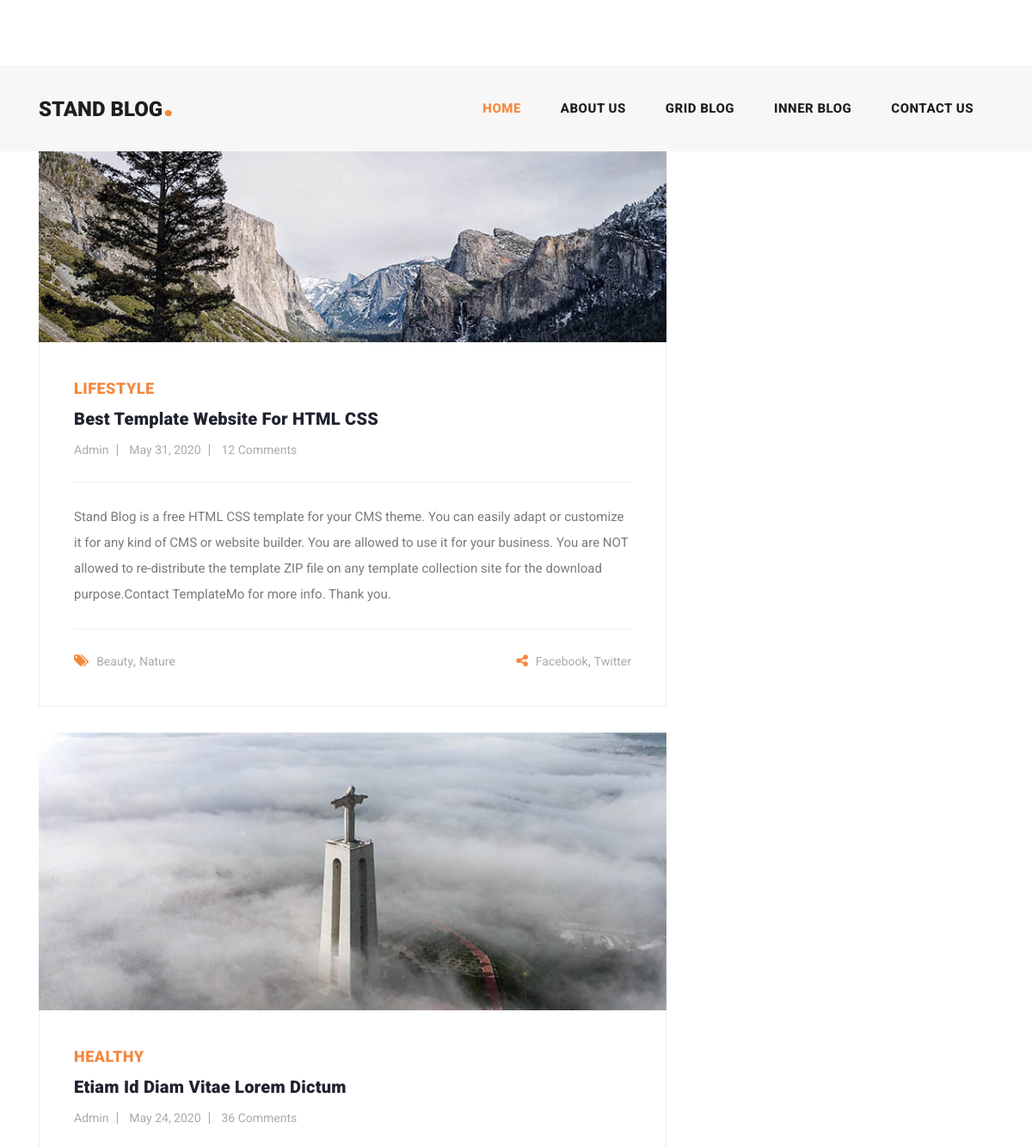
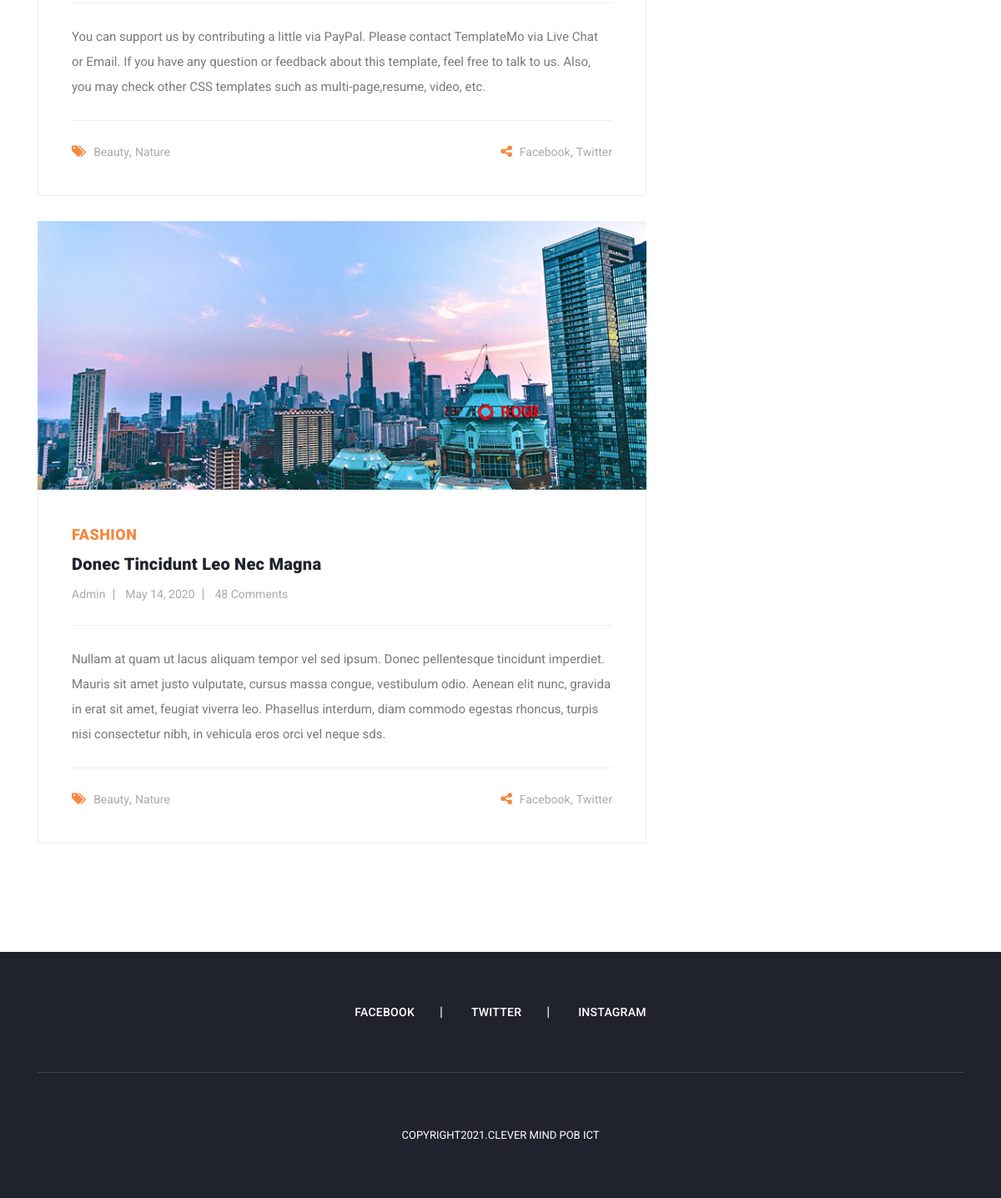
The app's page /home.php with its own data (2 pictures, top to bottom).
### tables this page shows
CREATE TABLE `header` (
  `id_header` int(11) NOT NULL,
  `img_tab` text NOT NULL,
  `title_tab` varchar(150) NOT NULL,
  `name_logo` varchar(150) NOT NULL
);

CREATE TABLE `blogs` (
  `id_blog` int(11) NOT NULL,
  `img_blogs` text NOT NULL,
  `title_blogs` varchar(200) NOT NULL,
  `sub_title_blogs` varchar(150) NOT NULL,
  `name_blogger_blogs` varchar(150) NOT NULL,
  `datepicker_blogs` varchar(150) NOT NULL,
  `num_comments_blog` varchar(20) NOT NULL,
  `discraption_blogs` varchar(500) NOT NULL
);

### home.php (the view, shortened to what this page needs)
<?php
include "./includes/header.php";
include "Dashboard/inc/connection.php";
?>
          <div class="collapse navbar-collapse" id="navbarResponsive">
            <ul class="navbar-nav ml-auto">
              <li class="nav-item active">
                <a class="nav-link" href="home.php">Home
                </a>
              </li>
              <li class="nav-item">
                <a class="nav-link" href="about.php">About Us</a>
              </li>
              <li class="nav-item">
                <a class="nav-link" href="grid_blog.php">Grid Blog</a>
              </li>
              <li class="nav-item">
                <a class="nav-link" href="inner_blog.php">Inner Blog</a>
              </li>
              <li class="nav-item">
                <a class="nav-link" href="contact.php">Contact Us</a>
              </li>
            </ul>
          </div>
        </div>
      </nav>
    </header>
    <section class="blog-posts">
      <div class="container">
        <div class="row">
          <div class="col-lg-8">
            <div class="all-blog-posts">
              <div class="row">
                <?php
                  $query="SELECT * FROM `blogs`";
                  $result=mysqli_query($conn , $query);
                  while($row=mysqli_fetch_assoc($result)):
                ?>
                <div class="col-lg-12">
                  <div class="blog-post">
                    <div class="blog-thumb">
                      <img src="Dashboard/upload/<?php echo $row['img_blogs']; ?>" alt="img-blog">
                    </div>
                    <div class="down-content">
                      <span><?php echo $row['title_blogs']; ?></span>
                      <a href="inner_blog.php"><h4><?php echo $row['sub_title_blogs']; ?></h4></a>
                      <ul class="post-info">
                        <li><a href="#"><?php echo $row['name_blogger_blogs']; ?></a></li>
                        <li><a href="#"><?php echo $row['datepicker_blogs']; ?></a></li>
                        <li><a href="#"><?php echo $row['num_comments_blog']; ?> Comments</a></li>
                      </ul>
                      <p><?php echo $row['discraption_blogs']; ?></p>
                      <div class="post-options">
                        <div class="row">
                          <div class="col-6">
                            <ul class="post-tags">
                              <li><i class="fa fa-tags"></i></li>
                              <li><a href="#">Beauty</a>,</li>
                              <li><a href="#">Nature</a></li>
                            </ul>
                          </div>
                          <div class="col-6">
                            <ul class="post-share">
                              <li><i class="fa fa-share-alt"></i></li>
                              <li><a href="#">Facebook</a>,</li>
                              <li><a href="#"> Twitter</a></li>
                            </ul>
                          </div>
                        </div>
                      </div>
                    </div>
                  </div>
                </div>
                <?php endwhile; ?>
              </div>
            </div>
          </div>
          <div class="col-lg-4">
            <div class="sidebar">
              <div class="row">
                <div class="col-lg-12">
                  <div class="sidebar-item search">
                  </div>
                </div>
              </div>
            </div>
          </div>
        </div>
      </div>
    </section>
<?php include "./includes/footer.php" ?>

### includes/header.php (shortened to what this page needs)
<?php
include "Dashboard/inc/connection.php";
$query = "SELECT * FROM `header`";
$result = mysqli_query($conn , $query);
$row = mysqli_fetch_assoc($result);
?>
<!DOCTYPE html>
<html lang="en">
  <head>
    <link rel="stylesheet" href="assets/css/mesages.css">
    <link href="vendor/bootstrap/css/bootstrap.min.css" rel="stylesheet">
    <link rel="stylesheet" href="assets/css/fontawesome.css">
    <link rel="stylesheet" href="assets/css/templatemo-stand-blog.css">
    <link rel="stylesheet" href="assets/css/owl.css">
  </head>
  <body>
    <header class="">
      <nav class="navbar navbar-expand-lg">
        <div class="container">
          <a class="navbar-brand" href="home.php"><h2><?php echo $row['name_logo'];?><em>.</em></h2></a>

### assets/css/templatemo-stand-blog.css (style rules this page uses)
body { font-family: 'Roboto', sans-serif; overflow-x: hidden; text-rendering: optimizeLegibility; -webkit-font-smoothing: antialiased; -moz-osx-font-smoothing: grayscale; }
p { margin-bottom: 0px; font-size: 15px; font-weight: 400; color: #7a7a7a; line-height: 30px; }
a { text-decoration: none!important; }
ul { padding: 0; margin: 0; list-style: none; }
h1,h2,h3,h4,h5,h6 { margin: 0px; }
header { position: absolute; z-index: 99999; width: 100%; height: 100px; background-color: #f7f7f7; -webkit-transition: all 0.3s ease-in-out 0s; -moz-transition: all 0.3s ease-in-out 0s; -o-transition: all 0.3s ease-in-out 0s; transition: all 0.3s ease-in-out 0s; }
header .navbar { padding: 25px 0px; }
.navbar .navbar-brand { float: left; margin-top: -12px; outline: none; }
.navbar .navbar-brand h2 { color: #1e1e1e; text-transform: uppercase; font-size: 24px; font-weight: 900; -webkit-transition: all .3s ease 0s; -moz-transition: all .3s ease 0s; -o-transition: all .3s ease 0s; transition: all .3s ease 0s; }
.navbar .navbar-brand h2 em { font-size: 44px; font-style: normal; color: #f48840; }
#navbarResponsive { z-index: 999; }
.navbar-collapse { text-align: center; }
.navbar .navbar-nav .nav-item { margin: 0px 15px; }
.navbar .navbar-nav a.nav-link { text-transform: capitalize; font-size: 15px; font-weight: 800; text-transform: uppercase; letter-spacing: 0.5px; color: #1e1e1e; transition: all 0.3s; }
.navbar .navbar-nav .nav-link:hover, .navbar .navbar-nav .active>.nav-link, .navbar .navbar-nav .nav-link.active, .navbar .navbar-nav .nav-link.show, .navbar .navbar-nav .show>.nav-link { color: #f48840; }
.blog-posts { margin-top: 100px; }
.blog-posts .blog-post { margin-bottom: 30px; }
.blog-posts .blog-thumb img { width: 100%; overflow: hidden; }
.blog-posts .down-content { padding: 40px; border-right: 1px solid #eee; border-left: 1px solid #eee; border-bottom: 1px solid #eee; }
.blog-posts .down-content span { font-size: 18px; text-transform: uppercase; letter-spacing: 0.5px; font-weight: 900; color: #f48840; }
.blog-posts .down-content h4 { font-size: 24px; text-transform: capitalize; letter-spacing: 0.5px; font-weight: 900; color: #20232e; margin: 10px 0px 12px 0px; }
.blog-posts .down-content ul.post-info li { display: inline-block; margin-right: 8px; }
.blog-posts .down-content ul.post-info li:after { content: '|'; color: #aaa; margin-left: 8px; }
.blog-posts .down-content h4 { font-size: 20px; letter-spacing: 0.25px; }
.blog-posts .down-content ul.post-info li:last-child::after { display: none; }
.blog-posts .down-content ul.post-info li a { font-size: 14px; color: #aaa; font-weight: 400; transition: all .3s; }
.blog-posts .down-content p { padding: 25px 0px; margin: 25px 0px; border-top: 1px solid #eee; border-bottom: 1px solid #eee; }
.blog-posts .down-content ul.post-share { text-align: right; }
.blog-posts .down-content ul.post-tags li, .blog-posts .down-content ul.post-share li { display: inline-block; }
.blog-posts .down-content ul.post-tags li:first-child i, .blog-posts .down-content ul.post-share li:first-child i { color: #f48840; margin-right: 5px; }
.blog-posts .down-content ul.post-tags li, .blog-posts .down-content ul.post-share li { color: #aaa; }
.blog-posts .down-content ul.post-tags li a, .blog-posts .down-content ul.post-share li a { font-size: 14px; color: #aaa; font-weight: 400; transition: all .3s; }
.sidebar { margin-left: 30px; }
.sidebar .sidebar-item { margin-top: 50px; }
.sidebar .search { margin-top: 0px; }

### records on screen
header: name_logo "STAND BLOG"
blogs: img_blogs (picture), title_blogs "LIFESTYLE", sub_title_blogs "Best Template Website For HTML CSS", name_blogger_blogs "Admin", datepicker_blogs "May 31, 2020", num_comments_blog "12", discraption_blogs "Stand Blog is a free HTML CSS template for your CMS theme. You can easily adapt or customize it for any kind of CMS or website builder. You are allowed to use it for your business. You are NOT allowed to re-distribute the template ZIP file on any template collection site for the download purpose.Contact TemplateMo for more info. Thank you."
blogs: img_blogs (picture), title_blogs "HEALTHY", sub_title_blogs "Etiam Id Diam Vitae Lorem Dictum", name_blogger_blogs "Admin", datepicker_blogs "May 24, 2020", num_comments_blog "36", discraption_blogs "You can support us by contributing a little via PayPal. Please contact TemplateMo via Live Chat or Email. If you have any question or feedback about this template, feel free to talk to us. Also, you may check other CSS templates such as multi-page,resume, video, etc."
blogs: img_blogs (picture), title_blogs "FASHION", sub_title_blogs "Donec Tincidunt Leo Nec Magna", name_blogger_blogs "Admin", datepicker_blogs "May 14, 2020", num_comments_blog "48", discraption_blogs "Nullam at quam ut lacus aliquam tempor vel sed ipsum. Donec pellentesque tincidunt imperdiet. Mauris sit amet justo vulputate, cursus massa congue, vestibulum odio. Aenean elit nunc, gravida in erat sit amet, feugiat viverra leo. Phasellus interdum, diam commodo egestas rhoncus, turpis nisi consectetur nibh, in vehicula eros orci vel neque sds."
